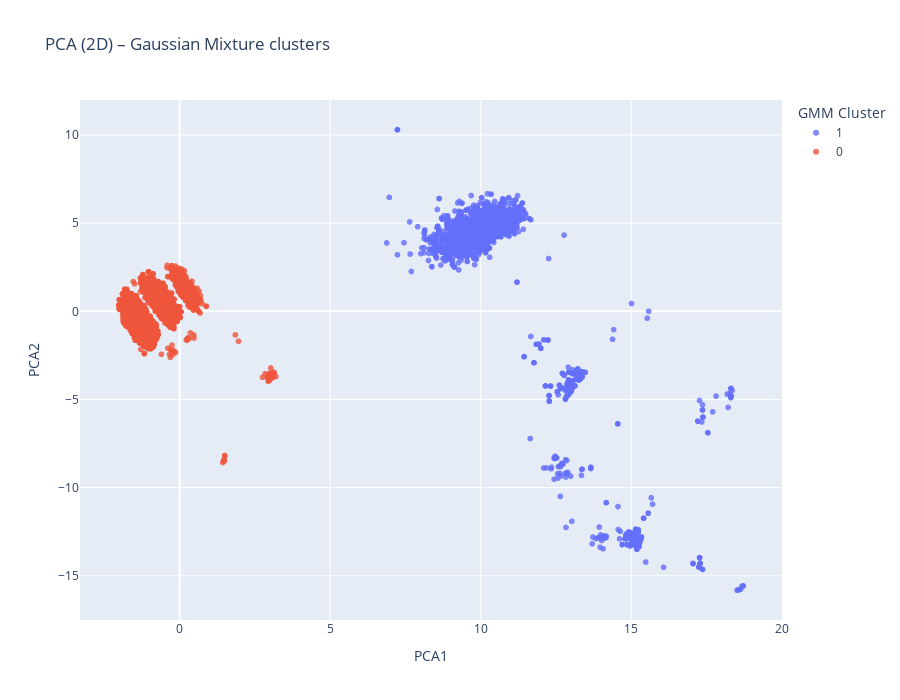

Here is the notebook cell this chart was saved with:
### Markdown cell above
### Visualizing the results: PCA & UMAP

### Code cell
pca = PCA(n_components=2, random_state=42)
X_pca = pca.fit_transform(X)

print("Varianza explicada por componente:")
print(pca.explained_variance_ratio_)
print("Varianza total explicada:", pca.explained_variance_ratio_.sum())

df_pca = pd.DataFrame({
    'PCA1': X_pca[:, 0],
    'PCA2': X_pca[:, 1],
    'GMM_cluster': gmm_labels.astype(str),
    'is_attack': y
})

fig = px.scatter(
    df_pca,
    x='PCA1',
    y='PCA2',
    color='GMM_cluster',
    title="PCA (2D) – Gaussian Mixture clusters",
    width=900,
    hover_data=['is_attack'],
    height=700
)

fig.update_traces(marker=dict(size=6, opacity=0.8))
fig.update_layout(legend_title_text='GMM Cluster')

fig.show()

### Figure 1 — Plotly figure (JSON) as saved in the notebook; plotly's stock layout.template omitted (floating-point values rounded to 4 significant figures; data arrays with more than 128 entries replaced by an {"elided": "..."} marker saying what was removed)
{"data": [{"customdata": {"elided": "2069x1 int values"}, "hovertemplate": "GMM_cluster=1<br>PCA1=%{x}<br>PCA2=%{y}<br>is_attack=%{customdata[0]}<extra></extra>", "legendgroup": "1", "marker": {"color": "#636efa", "opacity": 0.8, "size": 6, "symbol": "circle"}, "mode": "markers", "name": "1", "showlegend": true, "type": "scattergl", "x": {"elided": "2069 float values"}, "xaxis": "x", "y": {"elided": "2069 float values"}, "yaxis": "y"}, {"customdata": {"elided": "21936x1 int values"}, "hovertemplate": "GMM_cluster=0<br>PCA1=%{x}<br>PCA2=%{y}<br>is_attack=%{customdata[0]}<extra></extra>", "legendgroup": "0", "marker": {"color": "#EF553B", "opacity": 0.8, "size": 6, "symbol": "circle"}, "mode": "markers", "name": "0", "showlegend": true, "type": "scattergl", "x": {"elided": "21936 float values"}, "xaxis": "x", "y": {"elided": "21936 float values"}, "yaxis": "y"}], "layout": {"height": 700, "legend": {"title": {"text": "GMM Cluster"}, "tracegroupgap": 0}, "title": {"text": "PCA (2D) – Gaussian Mixture clusters"}, "width": 900, "xaxis": {"anchor": "y", "domain": [0, 1], "title": {"text": "PCA1"}}, "yaxis": {"anchor": "x", "domain": [0, 1], "title": {"text": "PCA2"}}}}
